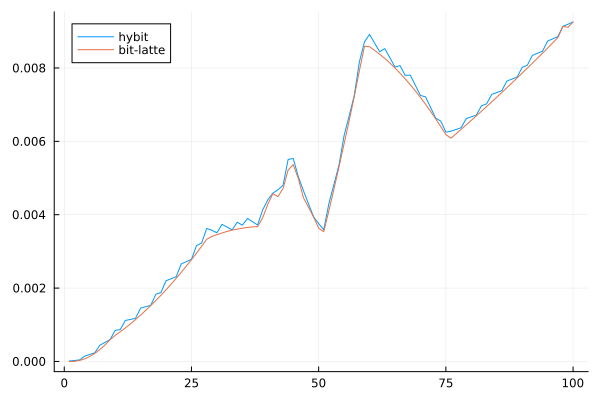

Here is the Julia script that generated this plot:
using Revise
using Dice, Distributions
using DelimitedFiles
using BenchmarkTools
using Plots
using JLD

bits = parse(Int64, ARGS[1])
flag = parse(Int64, ARGS[3])

bits = 8
flag = 1

p = pr(@dice uniform(DistUInt{3}))

DFiP = DistFixedPoint{8+bits, bits}

ys = [1, -1, 1, -1, -1, -1, 1, 1, 1, 1, 1, -1, 1, -1, -1, -1, 1, 1, 1, 1]
xs = DFiP.([6, 8, -1, 0, 5, 1.2, -2, 9.8, 4, 12, 1, 10, 1, 2.2, -6, 9.8, 1, 1, 1, 1])

t = @dice begin
            w1 = uniform(DFiP, -8.0, 8.0)
            w2 = uniform(DFiP, -8.0, 8.0)

            for (x, y) in zip(xs, ys)
                temp = x*w1 + w2
                isneg = temp < DFiP(0.0)
                if y == 1
                    observe(!isneg | (isneg & flip(1/ℯ)))
                else
                    observe(isneg | (!isneg & flip(1/ℯ)))
                end
            end
            if flag == 1
                w1
            else
                w2
            end
        end

function cdf_from_p(pr, i::Float64)
    sum = 0
    for (k, v) in pr
        if k <= i
            sum = sum + v
        end
    end
    sum
end


p = pr(t)
ans_vector = Vector(undef, 100)
cdf_sum = 0
count = 0
for i in range(-8, 8, 100)
    @show i, count, floor(i*2^8)/2^8
    count = count+1
    cdf_sum += p[floor(i*2^8)/2^8]
    # cdf_from_p(p, i)
    ans_vector[count] = cdf_from_p(p, i)
    @show cdf_sum
end

plot(p)
plot(ans_vector)


# reading bit latte

d = load("./bit-latte/zeroone/flag_1.jld")
bit_latte_expec = Vector(undef, 100)
for i in 1:100
    bit_latte_expec[i] = d["expect"][i]*ans_vector[i]
end
plot!(bit_latte_expec)

# reading ground truth
gt = [0., 0.000959838, 0.0029154, 0.00586668, 0.00981369, 0.0147564, 0.0206949, 0.0276291, 0.035559, 0.0443156, 0.0533498, 0.0626193,
0.0721241, 0.0818641, 0.0918395, 0.10205, 0.112496, 0.123177, 0.134094, 0.145246, 0.156633, 0.168256, 0.180113, 0.192206, 0.204535,
0.217098, 0.229896, 0.242925, 0.256051, 0.268916, 0.2815, 0.293803, 0.305825, 0.317567, 0.329028, 0.340208, 0.351107, 0.361726, 0.372181,
0.383171, 0.394812, 0.406523, 0.417798, 0.429654, 0.442347, 0.454593, 0.465454, 0.475159, 0.484064, 0.492171, 0.499478, 0.506877, 0.515257,
0.524619, 0.534963, 0.546271, 0.558531, 0.571768, 0.585991, 0.600886, 0.615437, 0.62957, 0.643288, 0.656591, 0.669474, 0.681936, 0.693977,
0.705597, 0.716797, 0.727575, 0.737933, 0.74787, 0.757386, 0.766482, 0.775159, 0.783419, 0.791495, 0.79962, 0.807793, 0.816015, 0.824287,
0.832607, 0.840976, 0.849394, 0.85786, 0.866376, 0.87494, 0.883554, 0.892216, 0.900927, 0.909687, 0.918496, 0.927354, 0.936261, 0.945218,
0.954224, 0.96328, 0.972386, 0.981541, 0.990746]
plot!(gt)

for i in 1:100
    if ans_vector[i] < gt[i]
        @show i
    end
end

true_bit_latte_expec = Vector(undef, 100)
for i in 1:100
    true_bit_latte_expec[i] = gt[i]/ans_vector[i]
end

plot(map(a -> log(a), ans_vector))
plot!(map(a -> log(a), gt))
plot!(map(a -> log(a), bit_latte_expec))

f(a, b) = abs(a - b)

plot(map(f, ans_vector, gt), label="hybit")
plot!(map(f, bit_latte_expec, gt), label="bit-latte")
savefig("zeroone.png")

p = t.value
io = open(string("./bit-latte/zeroone/results.txt"), "a")
readlm(io)

io = open(string("./bit-latte/zeroone/results.txt"), "a")
@show bits, p, flag, t.time
writedlm(io, [bits p flag t.time], ",")  
close(io)